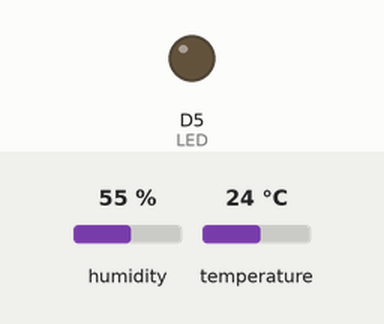
Recording of a program running on a simulated ESP8266 (NodeMCU). Shown: output pins drawn as LEDs (lit = HIGH). Inputs (shaded band) come from the test bench; at power-on: humidity 55 %, temperature 24 °C. WiFi joins after 1.5 s; servers stay silent unless stated; what the program prints to the serial monitor is not drawn.

Above: at 7.6 s.
Timing chart, 0 to 16.0 s (numbered marks = the images above):
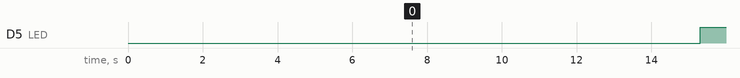

Measured:
- by itself, D5 (LED): alternates HIGH for 1.0 s and LOW for 11.3 s

The program:

main.cpp
```cpp
#include <Arduino.h>
#include "DHT.h"
#include <ESP8266WiFi.h>
#include "ThingSpeak.h"

#define READ_PIN D1
#define LED D5
#define DHT_TYPE DHT22
#define DEBUG true

DHT dht(READ_PIN, DHT_TYPE);
WiFiClient  client;
ThingSpeakClass ts;

String mySSID = "R-Link";
String myPWD = "w7kehdwr2n1";
const char myAPI[] = "KVLN5ULAJ5T1JIUP";
const String hostName = "Creeper's gotta win";
String status = "";
unsigned long channelID = 971825;
String field2 = "field2";

//This is a function for ESP communication
String espData(String command, const int timeout, boolean debug) {
    Serial.print("AT Command ==> ");
    Serial.print(command);
    Serial.println("     ");

    String response = "";
    Serial.println(command);
    long int time = millis();
    while ( (time + timeout) > millis())
    {
        while (Serial.available())
        {
        char c = Serial.read();
        response += c;
        }
    }
    if (DEBUG) {
        Serial.print(response);
    }
    return response;
}

//A function to blink the LED
void blink_led(void) {
    digitalWrite(LED, HIGH);
    delay(1000);
    digitalWrite(LED, LOW);
    delay(1000);
}

//Set up the Wifi
void init_WiFi() {
    if(WiFi.status() != WL_CONNECTED){
        Serial.print("Attempting to connect to mySSID: ");
        Serial.println(mySSID);
        while(WiFi.status() != WL_CONNECTED) {
            // Connect to WPA/WPA2 network. Change this line if using open or WEP network
            WiFi.begin(mySSID, myPWD);
            Serial.print(".");
            delay(5000);
        }
        Serial.println("\nConnected.");
  }
}

//Send the data to thingspeak
void send_data(float h, float t) {
    ts.setField((unsigned int)1, h);
    ts.setField((unsigned int)2, t);
    ts.setStatus(status);
    int x = ts.writeFields(channelID, myAPI);
    if (x == 200) {
        Serial.println("Channel update successful.");
    }
    else {
        Serial.println("Problem updating channel. HTTP error code " + String(x));
    }

    delay(10000);
    blink_led();
}
/////////////////////////////////////////////////////////////////////////////////
//Main here:
void setup() {
    Serial.begin(115200);
    Serial.print("\n");
    Serial.print("\n");
    Serial.print("Spooling systems!\n");
    WiFi.hostname(hostName);

    ts.begin(client);

    pinMode(LED, OUTPUT);
    dht.begin();
}
void loop() {
    double h = dht.readHumidity();
    double t = dht.readTemperature();

    //Print to terminal
    if (DEBUG) {
        Serial.print("Humidity: ");
        Serial.print(h);
        Serial.print("   ");
        Serial.print("Temperature(C): ");
        Serial.print(t);
        Serial.print("\n");
    }

    //Send packet to thingspeak
    init_WiFi();
    send_data(h, t);
}
```
